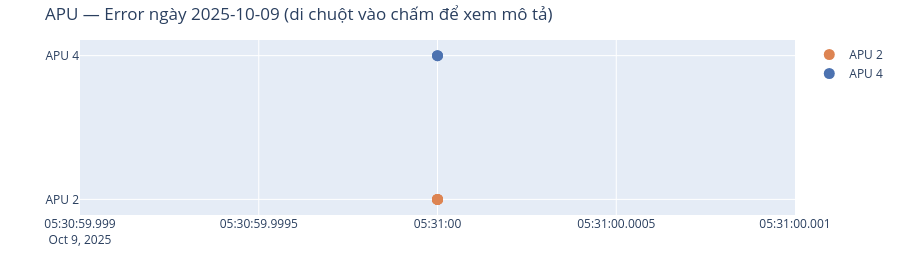

Notebook source saved alongside this figure:
### Markdown cell above
**Chạy phần APU — dùng chung `SELECTED_DATE` ở trên, chạy lại cell này:**

### Code cell
plot_apu_events(SELECTED_DATE)
plot_apu_power_env(SELECTED_DATE)
plot_apu_derating(SELECTED_DATE)
plot_apu_energy_channels(SELECTED_DATE)
plot_apu_ctrl(SELECTED_DATE)

### Figure 1 — Plotly figure (JSON) as saved in the notebook; plotly's stock layout.template omitted (floating-point values rounded to 4 significant figures)
{"data": [{"hovertemplate": "%{x}<br>%{text}<extra></extra>", "marker": {"color": "#DD8452", "size": 11}, "mode": "markers", "name": "APU 2", "text": ["Undervoltage Vdc total SW", "Undervoltage Vdc total SW", "Undervoltage Vdc total SW", "Undervoltage Vdc total SW"], "type": "scatter", "x": ["2025-10-09T05:31:00.000000", "2025-10-09T05:31:00.000000", "2025-10-09T05:31:00.000000", "2025-10-09T05:31:00.000000"], "y": ["APU 2", "APU 2", "APU 2", "APU 2"]}, {"hovertemplate": "%{x}<br>%{text}<extra></extra>", "marker": {"color": "#4C72B0", "size": 11}, "mode": "markers", "name": "APU 4", "text": ["Undervoltage Vdc total SW", "Undervoltage Vdc total SW"], "type": "scatter", "x": ["2025-10-09T05:31:00.000000", "2025-10-09T05:31:00.000000"], "y": ["APU 4", "APU 4"]}], "layout": {"height": 260, "margin": {"b": 30, "l": 80, "r": 20, "t": 40}, "showlegend": true, "title": {"text": "APU — Error ngày 2025-10-09 (di chuột vào chấm để xem mô tả)"}}}
